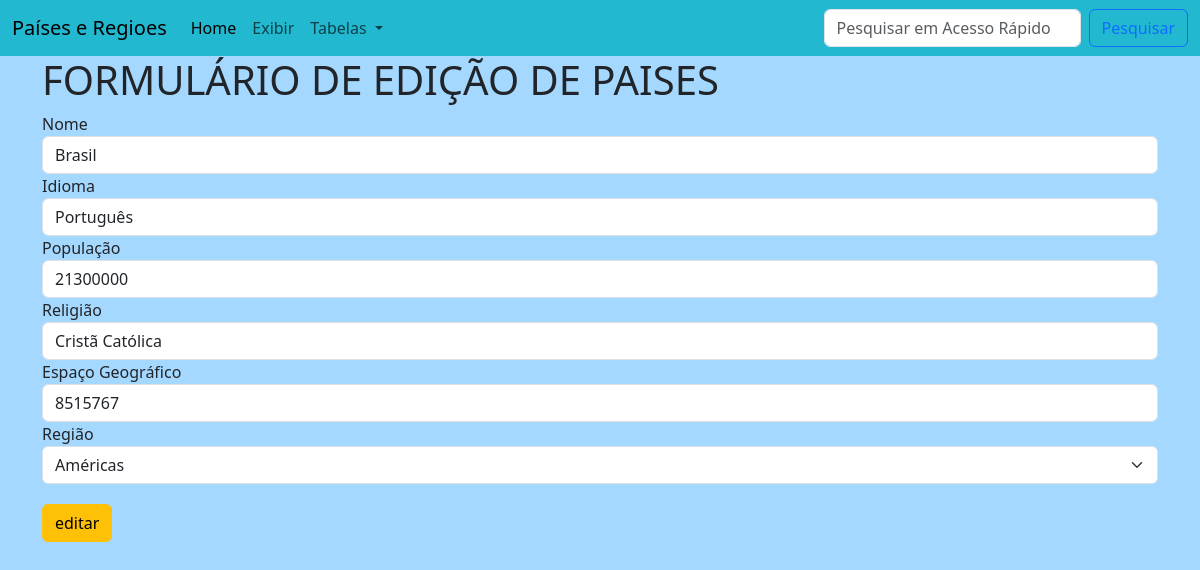
The app's page /projeto_paises/formulario_editar_paises.php?id=1 with its own data.
### tables this page shows
CREATE TABLE `paises` (
  `id` int(11) NOT NULL AUTO_INCREMENT,
  `pais` varchar(60) DEFAULT NULL,
  `idioma` varchar(60) DEFAULT NULL,
  `populacao` int(60) DEFAULT NULL,
  `religiao` varchar(60) DEFAULT NULL,
  `espaco_geografico` int(60) DEFAULT NULL,
  `id_regiao` int(11) DEFAULT NULL,
  PRIMARY KEY (`id`)
);

### projeto_paises/formulario_editar_paises.php (the view, shortened to what this page needs)
<!doctype html>
<html lang="pt-br">
  <head>
    <link href="https://cdn.jsdelivr.net/npm/bootstrap@5.3.1/dist/css/bootstrap.min.css" rel="stylesheet">
  </head>
  <body style="background-color: #a5d8ff;">
    <?php
        include "menu_paises.php";
        include "conexao_paises.php";
        $sql = "select * from paises where id=$_GET[id]";
        $sql = $con -> query($sql);
        $linha = $sql -> fetch_assoc();
        $id_regiao = $linha["id_regiao"];
    ?>
    <DIV class="container">
        <h1>FORMULÁRIO DE EDIÇÃO DE PAISES</h1>
        <form action="editar_pais.php" method="post">
            Nome
            <input type="text" name="pais" class="form-control" value="<?php echo $linha['pais']?>" required autocomplete="on">
            Idioma
            <input type="text" name="idioma" class="form-control" value="<?php echo $linha['idioma']?>" required autocomplete="off">
            População
            <input type="number" class="form-control" name="populacao" value="<?php echo $linha['populacao']?>" autocomplete="off" placeholder="Digite somente números">
            Religião
            <input type="text" name="religiao" class="form-control" value="<?php echo $linha['religiao']?>" autocomplete="off">
            Espaço Geográfico
            <input type="number" name="espaco_geografico" class="form-control" value="<?php echo $linha['espaco_geografico']?>" autocomplete="off" placeholder="Digite somente números">
            Região
            <select class="form-select" name="id_regiao" required>
              <?php
              $sql = "select * from regioes";
              $sql = $con -> query($sql);
              while ($linha = $sql->fetch_assoc()){
                if ($id_regiao == $linha["id"]){
                  echo "<option value='$linha[id]' selected>$linha[nome_regiao]</option>";
                } else{
                  echo "<option value='$linha[id]'>$linha[nome_regiao]</option>";
                }
              }
              ?>
            </select>
            <input type="submit" class="btn btn-warning" style="margin-top: 20px" value="editar">
        </form>
    </DIV>
  </body>
</html>

### records on screen
paises: pais "Brasil", idioma "Português", populacao "21300000", religiao "Cristã Católica", espaco_geografico "8515767"

### other values on screen
form field id_regiao "Américas"
